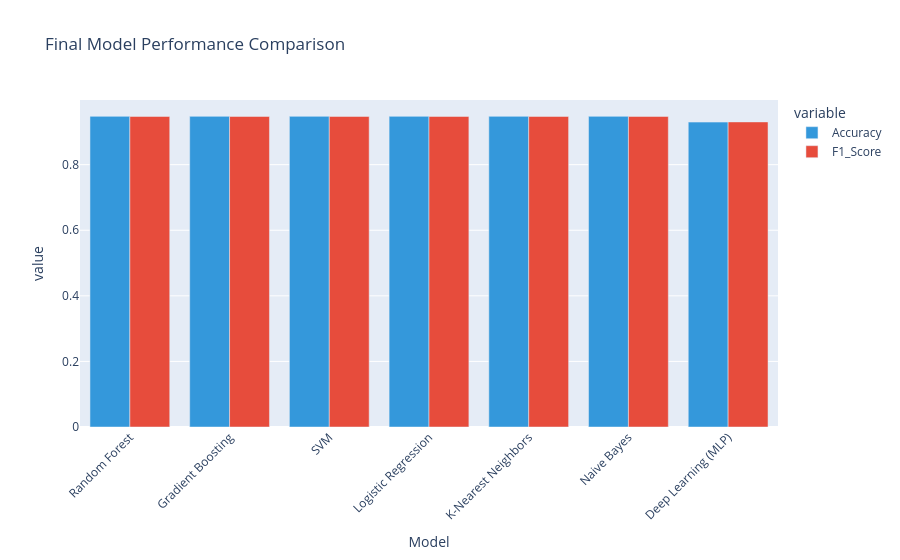

Notebook source saved alongside this figure:
### Markdown cell above
---

## 6. 📈 Final Results & Comparison

Compare all models and provide comprehensive evaluation.

### Code cell
# Final comparison of all models
final_results = results_df.copy()
final_results = pd.concat([
    results_df,
    pd.DataFrame([{
        'Model': 'Deep Learning (MLP)',
        'Accuracy': dl_test_accuracy,
        'F1_Score': f1_score(y_test, test_preds.numpy(), average='weighted')
    }])
], ignore_index=True)

print("🎯 FINAL MODEL COMPARISON - Breast Cancer Classification")
print("=" * 70)
display(final_results.round(4))

# Best model overall
best_overall = final_results.loc[final_results['Accuracy'].idxmax()]
print(f"\n🏆 BEST MODEL: {best_overall['Model']}")
print(f"   Accuracy: {best_overall['Accuracy']:.4f}")
print(f"   F1-Score: {best_overall['F1_Score']:.4f}")

# Performance visualization
fig = px.bar(final_results, x='Model', y=['Accuracy', 'F1_Score'],
             title='Final Model Performance Comparison',
             barmode='group',
             color_discrete_sequence=['#3498db', '#e74c3c'])

fig.update_layout(xaxis_tickangle=-45)
fig.show()

# Classification report for best model
print(f"\n📋 Detailed Classification Report - {best_overall['Model']}")
print("-" * 50)
if best_overall['Model'] == 'Deep Learning (MLP)': # type: ignore
    y_pred_best = test_preds.numpy()
else:
    y_pred_best = y_test_pred

print(classification_report(y_test, y_pred_best, target_names=meta_cancer['class_names']))

print("\n✅ Pipeline Complete!")
print("📊 Results demonstrate a complete ML pipeline with:")

### Figure 1 — Plotly figure (JSON) as saved in the notebook; plotly's stock layout.template omitted (floating-point values rounded to 4 significant figures)
{"data": [{"alignmentgroup": "True", "hovertemplate": "variable=Accuracy<br>Model=%{x}<br>value=%{y}<extra></extra>", "legendgroup": "Accuracy", "marker": {"color": "#3498db", "pattern": {"shape": ""}}, "name": "Accuracy", "offsetgroup": "Accuracy", "orientation": "v", "showlegend": true, "textposition": "auto", "type": "bar", "x": ["Random Forest", "Gradient Boosting", "SVM", "Logistic Regression", "K-Nearest Neighbors", "Naive Bayes", "Deep Learning (MLP)"], "xaxis": "x", "y": [0.9474, 0.9474, 0.9474, 0.9474, 0.9474, 0.9474, 0.9298], "yaxis": "y"}, {"alignmentgroup": "True", "hovertemplate": "variable=F1_Score<br>Model=%{x}<br>value=%{y}<extra></extra>", "legendgroup": "F1_Score", "marker": {"color": "#e74c3c", "pattern": {"shape": ""}}, "name": "F1_Score", "offsetgroup": "F1_Score", "orientation": "v", "showlegend": true, "textposition": "auto", "type": "bar", "x": ["Random Forest", "Gradient Boosting", "SVM", "Logistic Regression", "K-Nearest Neighbors", "Naive Bayes", "Deep Learning (MLP)"], "xaxis": "x", "y": [0.9471, 0.9471, 0.9471, 0.9471, 0.9471, 0.9471, 0.9304], "yaxis": "y"}], "layout": {"barmode": "group", "legend": {"title": {"text": "variable"}, "tracegroupgap": 0}, "title": {"text": "Final Model Performance Comparison"}, "xaxis": {"anchor": "y", "domain": [0, 1], "tickangle": -45, "title": {"text": "Model"}}, "yaxis": {"anchor": "x", "domain": [0, 1], "title": {"text": "value"}}}}
